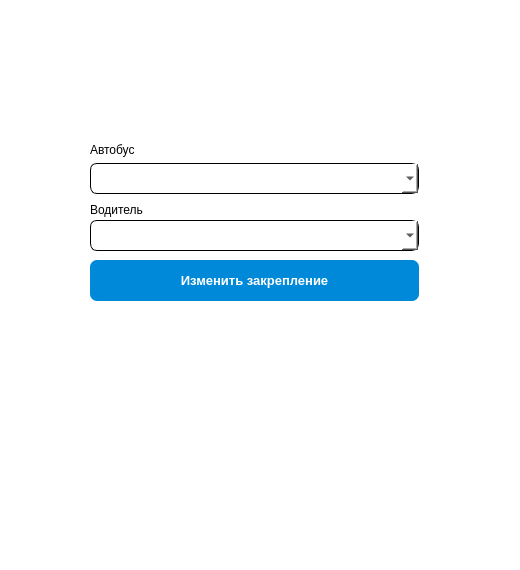
<?xml version="1.0" encoding="UTF-8"?>
<ui version="4.0">
 <class>updateAD</class>
 <widget class="QWidget" name="updateAD">
  <property name="geometry">
   <rect>
    <x>0</x>
    <y>0</y>
    <width>520</width>
    <height>570</height>
   </rect>
  </property>
  <property name="maximumSize">
   <size>
    <width>520</width>
    <height>570</height>
   </size>
  </property>
  <property name="windowTitle">
   <string>Закрепление</string>
  </property>
  <property name="styleSheet">
   <string notr="true">background-color: rgb(255, 255, 255);</string>
  </property>
  <widget class="QComboBox" name="comboBoxBus">
   <property name="geometry">
    <rect>
     <x>90</x>
     <y>163</y>
     <width>329</width>
     <height>31</height>
    </rect>
   </property>
   <property name="font">
    <font>
     <pointsize>10</pointsize>
    </font>
   </property>
   <property name="styleSheet">
    <string notr="true">
    border-width: 1px;
    border-style: solid;
    border-color: black;
	border-radius: 7px;</string>
   </property>
  </widget>
  <widget class="QLabel" name="label_2">
   <property name="geometry">
    <rect>
     <x>90</x>
     <y>140</y>
     <width>63</width>
     <height>20</height>
    </rect>
   </property>
   <property name="text">
    <string>Автобус</string>
   </property>
  </widget>
  <widget class="QPushButton" name="pushButton">
   <property name="geometry">
    <rect>
     <x>90</x>
     <y>260</y>
     <width>329</width>
     <height>41</height>
    </rect>
   </property>
   <property name="font">
    <font>
     <pointsize>10</pointsize>
     <bold>true</bold>
    </font>
   </property>
   <property name="styleSheet">
    <string notr="true">
QPushButton{
	background-color: #0089D9;
	border: none;
	color: white;
	border-radius: 7px;
}

QPushButton:pressed{
	background: #00598C;}</string>
   </property>
   <property name="text">
    <string>Изменить закрепление</string>
   </property>
  </widget>
  <widget class="QComboBox" name="comboBoxDriver">
   <property name="geometry">
    <rect>
     <x>90</x>
     <y>220</y>
     <width>329</width>
     <height>31</height>
    </rect>
   </property>
   <property name="font">
    <font>
     <pointsize>10</pointsize>
    </font>
   </property>
   <property name="styleSheet">
    <string notr="true">
    border-width: 1px;
    border-style: solid;
    border-color: black;
	border-radius: 7px;</string>
   </property>
  </widget>
  <widget class="QLabel" name="label">
   <property name="geometry">
    <rect>
     <x>90</x>
     <y>200</y>
     <width>81</width>
     <height>20</height>
    </rect>
   </property>
   <property name="text">
    <string>Водитель</string>
   </property>
  </widget>
 </widget>
 <resources/>
 <connections/>
</ui>
